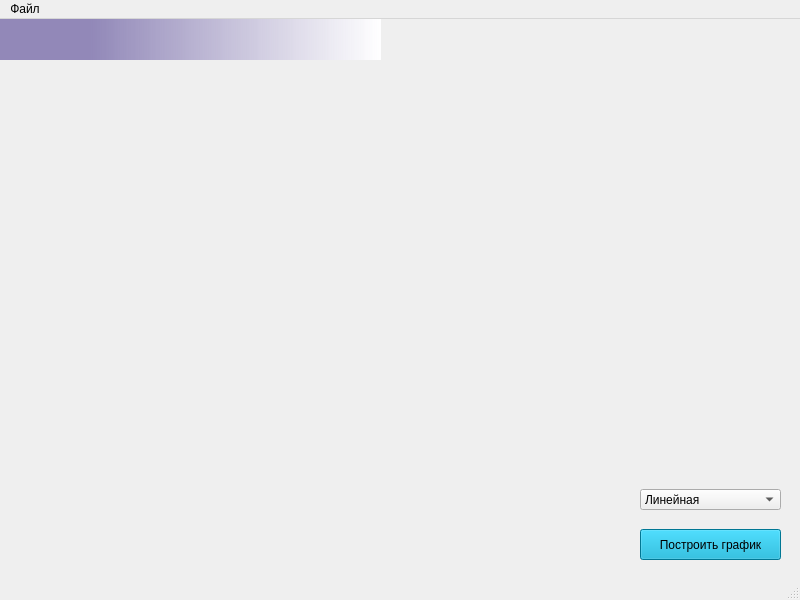
<?xml version="1.0" encoding="UTF-8"?>
<ui version="4.0">
 <class>mainWindow</class>
 <widget class="QMainWindow" name="mainWindow">
  <property name="geometry">
   <rect>
    <x>0</x>
    <y>0</y>
    <width>800</width>
    <height>600</height>
   </rect>
  </property>
  <property name="windowTitle">
   <string>Анализ данных</string>
  </property>
  <widget class="QWidget" name="centralwidget">
   <widget class="QPushButton" name="pushButton">
    <property name="geometry">
     <rect>
      <x>640</x>
      <y>510</y>
      <width>141</width>
      <height>31</height>
     </rect>
    </property>
    <property name="styleSheet">
     <string notr="true">QPushButton{
	  transition: 1s;
  background-color:#00a7cf;
}
:hover {
  background-color: #006680;
}</string>
    </property>
    <property name="text">
     <string>Построить график</string>
    </property>
    <property name="default">
     <bool>false</bool>
    </property>
    <property name="flat">
     <bool>false</bool>
    </property>
   </widget>
   <widget class="QLabel" name="FileName">
    <property name="geometry">
     <rect>
      <x>0</x>
      <y>0</y>
      <width>381</width>
      <height>41</height>
     </rect>
    </property>
    <property name="styleSheet">
     <string notr="true">background-color: qlineargradient(spread:pad, x1:0, y1:0, x2:1, y2:0, stop:0.238806 rgba(48, 29, 127, 125), stop:1 rgba(255, 255, 255, 255));</string>
    </property>
    <property name="text">
     <string/>
    </property>
   </widget>
   <widget class="QComboBox" name="comboBox">
    <property name="geometry">
     <rect>
      <x>640</x>
      <y>470</y>
      <width>141</width>
      <height>21</height>
     </rect>
    </property>
    <item>
     <property name="text">
      <string>Линейная</string>
     </property>
    </item>
    <item>
     <property name="text">
      <string>Полиномиальная</string>
     </property>
    </item>
    <item>
     <property name="text">
      <string>Гребневая регрессия</string>
     </property>
    </item>
   </widget>
  </widget>
  <widget class="QMenuBar" name="menubar">
   <property name="geometry">
    <rect>
     <x>0</x>
     <y>0</y>
     <width>800</width>
     <height>26</height>
    </rect>
   </property>
   <widget class="QMenu" name="menu">
    <property name="title">
     <string>Файл</string>
    </property>
    <addaction name="action"/>
    <addaction name="action_2"/>
   </widget>
   <addaction name="menu"/>
  </widget>
  <widget class="QStatusBar" name="statusbar"/>
  <action name="action">
   <property name="text">
    <string>Открыть</string>
   </property>
  </action>
  <action name="action_2">
   <property name="text">
    <string>Выход</string>
   </property>
  </action>
 </widget>
 <resources/>
 <connections/>
</ui>
